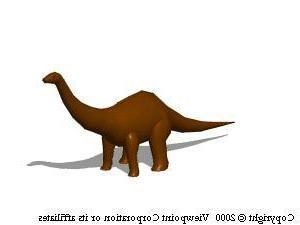
#> input picture ch7/image/101_ObjectCategories/brontosaurus/image_0016.jpg, 300 x 225 px, found by its file name
$ python 6-02.PIL_Caltech101.py   (older library calls are emulated)
#> lines starting #> are read from the running program, lines starting #| are printed output that depends on the picture
# 6-02.PIL_Caltech101

from PIL import Image
import numpy as np
import os, re

# 파일 경로 지정하기
root_dir = "D:/1.Workspace/1.Python_ws/2_3.MachineDeepLearningPython/ch7"
search_dir = root_dir + "/image/101_ObjectCategories"
cache_dir = root_dir + "/image/cache_avhash"
# 파일 경로 지정하기
#search_dir = "./image/101_ObjectCategories"
#cache_dir = "./image/cache_avhash"

if not os.path.exists(cache_dir):
    os.mkdir(cache_dir)

# 이미지 데이터를 Average Hash로 변환하기 --- (※1)
def average_hash(fname, size = 16):
#> called with size = 16
    fname2 = fname[len(search_dir):]

    # 이미지 캐시하기
    cache_file = cache_dir + "/" + fname2.replace('/', '_') + ".csv"
    if not os.path.exists(cache_file): # 해시 생성하기
        img = Image.open(fname)
#> img is the input picture: PIL image 300x225 RGB; mean R, G, B 234.9, 231, 227.2
        img = img.convert('L').resize((size, size), Image.ANTIALIAS)
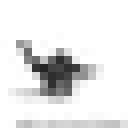
#> img: PIL image 16x16 L (shown 8 times larger); min 36, max 255, mean 230.6
        pixels = np.array(img.getdata()).reshape((size, size))
        avg = pixels.mean()
#> avg = 230.6
        px = 1 * (pixels > avg)
        np.savetxt(cache_file, px, fmt="%.0f", delimiter=",")
    else: # 캐시돼 있다면 읽지 않기
        px = np.loadtxt(cache_file, delimiter=",")
    return px

# 해밍 거리 구하기 --- (※2)
def hamming_dist(a, b):
    aa = a.reshape(1, -1) # 1차원 배열로 변환하기
    ab = b.reshape(1, -1)
    dist = (aa != ab).sum()
#> dist = 0
    return dist

# 모든 폴더에 처리 적용하기 --- (※3)
def enum_all_files(path):
    for root, dirs, files in os.walk(path):
        for f in files:
            fname = os.path.join(root, f)
            if re.search(r'\.(jpg|jpeg|png)$', fname):
                yield fname

# 이미지 찾기 --- (※4)
def find_image(fname, rate):
    src = average_hash(fname)
    for fname in enum_all_files(search_dir):
        dst = average_hash(fname)
        diff_r = hamming_dist(src, dst) / 256
        # print("[check] ",fname)
        if diff_r < rate:
            yield (diff_r, fname)

# 찾기 --- (※5)
srcfile = search_dir + "/chair/image_0016.jpg"
html = ""
sim = list(find_image(srcfile, 0.25))
#> sim = 1 item
sim = sorted(sim, key=lambda x:x[0])
for r, f in sim:
    print(r, ">", f)
    s = '<div style="float:left;"><h3>[ 차이 :' + str(r) + '-' + \
        os.path.basename(f) + ']</h3>'+ \
        '<p><a href="' + f + '"><img src="' + f + '" width=400>'+ \
        '</a></p></div>'
    html += s
#> this loop made 1 pass
#> r on pass 1: 0
#| 0.0 > ch7/image/101_ObjectCategories/brontosaurus/image_0016.jpg

# HTML로 출력하기
html = """<html><head><meta charset="utf8"></head>
<body><h3>원래 이미지</h3><p>
<img src='{0}' width=400></p>{1}
</body></html>""".format(srcfile, html)
with open("./avhash-search-output.html", "w", encoding="utf-8") as f:
    f.write(html)
print("ok")
